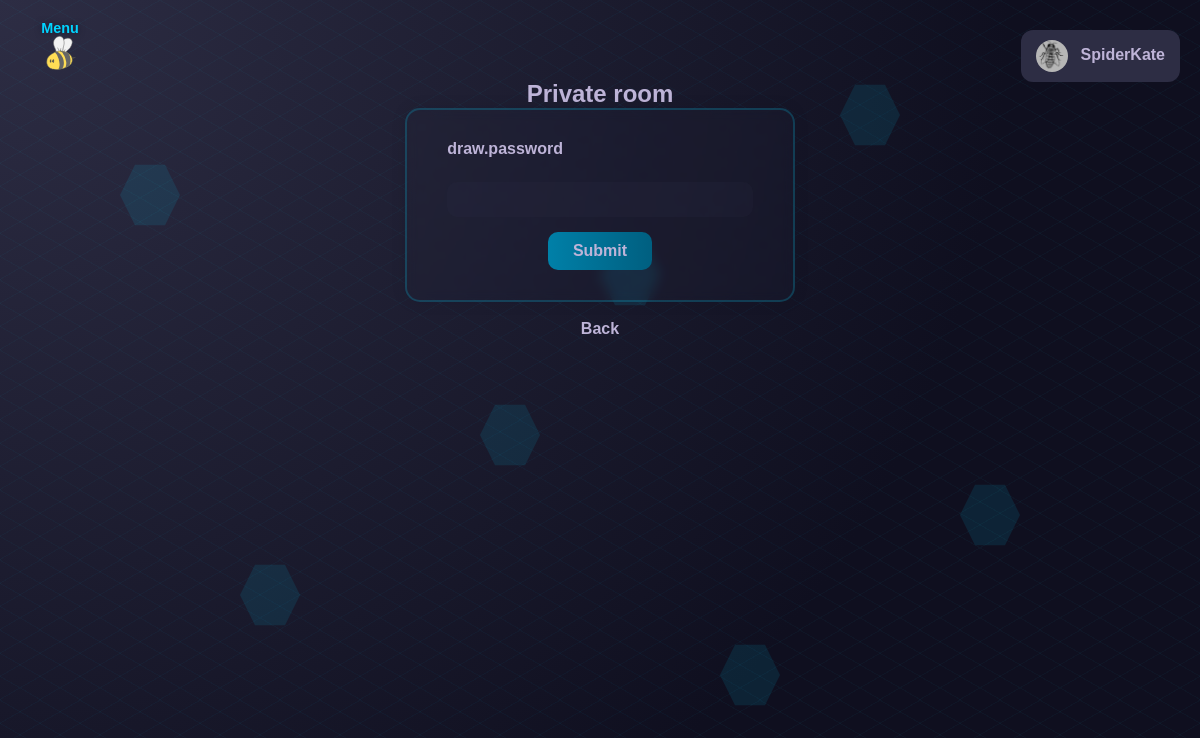
Screenshot of /join/86154e00-768e-4cff-832b-98ee346b3a16 (signed in) with the database file from the repository.
### tables this page shows
CREATE TABLE users (
    id INTEGER PRIMARY KEY AUTOINCREMENT,
    name TEXT,
    surname TEXT,
    username TEXT NOT NULL,
    email TEXT NOT NULL,
    password TEXT NOT NULL,
    dob TEXT NOT NULL,
    bio TEXT,
    avatar_path TEXT,
    social_links TEXT,
    last_login_at TEXT,
    bee_points INTEGER DEFAULT 5000,
    deleted INTEGER DEFAULT 0,
    deleted_at TEXT,
    recovery_username TEXT
);

### app.py (the view, shortened to what this page needs)
@app.route('/join/<room_ID>', methods=['GET','POST'])
@login_required
def join_room_page(room_ID):
    try:
        conn = sqlite3.connect("beevy.db")
        cursor = conn.cursor()
        cursor.execute("SELECT name, password, is_public FROM rooms WHERE room_ID =?",(room_ID,))
        room = cursor.fetchone()
    finally:
        conn.close()
    if not room:
        flash_translated("flash.room_not_found", "error")
        return redirect(url_for("join"))
    room_name, password_hash, room_type = room
    if room_type == 1:
        rooms = session.get('verified_rooms', [])
        rooms.append(room_ID)
        session['verified_rooms'] = rooms
        return redirect(url_for('draw', room_ID=room_ID, page="draw"))
    return render_template('roomPassword.html', room_ID=room_ID)

### app.py (called while the page is built)
def login_required(f):
    @wraps(f)
    def decorated(*args, **kwargs):
        if 'username' not in session:
            flash_translated("flash.login_first", "error")
            return redirect(url_for("login"))
        return f(*args, **kwargs)
    return decorated

@app.before_request
def load_logged_in_user():
    g.avatar_path = None
    g.user_theme = 'bee'
    g.user_language = session.get("user_language", "en")
    g.trans = translations
    username = session.get('username')
    if username:
        conn = sqlite3.connect('beevy.db')
        cursor = conn.cursor()
        cursor.execute("SELECT avatar_path FROM users WHERE username=?", (username,))
        row = cursor.fetchone()
        if row and row[0]:
            g.avatar_path = row[0]
        cursor.execute("SELECT theme FROM preferences WHERE user_id = (SELECT id FROM users WHERE username=?)", (username,))
        pref_row = cursor.fetchone()
        if pref_row and pref_row[0]:
            g.user_theme = pref_row[0]
        conn.close()

@app.context_processor
def inject_t():
    def t(key, **kwargs):
        text = translations.get(key, g.user_language, default=key)
        if kwargs:
            text = text.format(**kwargs)
        return text
    return dict(t=t)

### translations.py (called while the page is built)
    def get(self, key, language='en', default=''):
        if language not in self.strings:
            language = 'en'  # Fallback to English
        keys = key.split('.')
        value = self.strings.get(language, {})
        for k in keys:
            if isinstance(value, dict):
                value = value.get(k)
            else:
                return default
        return value if value else default

### templates/roomPassword.html (shortened to what this page needs)
{% extends "base.html" %}
{% block extra_css %}
<link rel="stylesheet" href="/static/css/register.css">
{% endblock %}
{% block content %}
<h2>{{ t('draw.private_room') }}</h2>
    <form method="POST">
        <label for="password">{{ t('draw.password') }}</label><br>
            <input type="password" name="password" class="input" id="password" required>
        <button type="submit">{{ t('buttons.submit') }}</button>
    </form>
    <br>
    <a href="/join/private" class="link">{{ t('buttons.back') }}</a>
{% endblock %}

### templates/base.html (shortened to what this page needs)
<!DOCTYPE html>
<html lang="en">
<head>
    <link rel="stylesheet" href="/static/css/base.css">
    {% if g.user_theme and g.user_theme != 'bee' %}
        <link rel="stylesheet" href="/static/css/theme-{{ g.user_theme }}.css">
    {% endif %}
    {% block extra_css %}{% endblock %}
</head>
<div class="hex-bg-container">
        <div class="hex-bg" style="--x:10%; --y:20%; --delay:0s;"></div>
        <div class="hex-bg" style="--x:50%; --y:30%; --delay:1s;"></div>
        <div class="hex-bg" style="--x:80%; --y:60%; --delay:2s;"></div>
        <div class="hex-bg" style="--x:20%; --y:70%; --delay:3s;"></div>
        <div class="hex-bg" style="--x:70%; --y:10%; --delay:4s;"></div>
        <div class="hex-bg" style="--x:40%; --y:50%; --delay:5s;"></div>
        <div class="hex-bg" style="--x:60%; --y:80%; --delay:6s;"></div>
    </div>
<body class="{{ page }}">
<img src="/static/images/beee.svg" id="bee-toggle" class="bee-toggle" onclick="toggleSidebar()" alt="bee toggle" title="Menu">
<div class="menu-label">Menu</div>
    {% if session.username %}
<div class="user-menu">
    <div class="user-menu-button" onclick="toggleMenu()">
        {% if g.avatar_path %}
            <div style="position: relative; display: inline-block;">
                <img src="{{ url_for('static', filename=g.avatar_path) }}" class="user-avatar">
                <div style="position: absolute; top:0; left:0; width:100%; height:100%;"></div>
            </div>
        {% else %}
            <div style="position: relative; display: inline-block;">
                <img src="{{ url_for('static', filename='images/default_avatar.png') }}" class="user-avatar">
                <div style="position: absolute; top:0; left:0; width:100%; height:100%;"></div>
            </div>
        {% endif %}
        {{ session.get('username') }}
    </div>
</div>
{% endif %}
<div class="app">
    <main class="content">
        {% block content %}{% endblock %}
    </main>
</div>
</body>
</html>

### static/css/theme-dark.css (style rules this page uses)
:root { --primary-bg: #1a1a2e; --primary-bg-light: #2d2d44; --primary-bg-dark: #0f0f1f; --primary-text: #beb4d8; --text-main: #beb4d8; --text-muted: rgb(190 180 216 / 60%); --accent-color: #00d4ff; --accent-light: #33e0ff; --accent: #00d4ff; --glass-bg: rgb(45 45 68 / 12%); --glass-bg-light: rgb(45 45 68 / 18%); --glass-border: rgb(0 212 255 / 20%); --glass-border-light: rgb(0 212 255 / 30%); --glass-blur: blur(6px); --tool-filter: invert(70%) sepia(100%) saturate(3480%) hue-rotate(245deg) brightness(43%) contrast(50%); --bucket-filter: invert(70%) sepia(100%) saturate(3480%) hue-rotate(235deg) brightness(43%) contrast(50%); --tool-filter-hover: invert(70%) sepia(100%) saturate(7480%) hue-rotate(205deg) brightness(183%) contrast(130%); --bucket-filter-hover: invert(32%) sepia(90%) saturate(2000%) hue-rotate(165deg) brightness(90%) contrast(600%); --span-muted-filter: var(--accent-color); --shadow-accent: 0 0 10px rgb(0 212 255 / 40%); --btn-bg: linear-gradient(90deg, #0080a8, #005f80); --btn-bg-hover: linear-gradient(90deg, #00a0cc, #007aa3); --btn-shadow-hover: 0 0 10px rgb(0 212 255 / 40%); --sidebar-bg: rgb(15 15 31 / 40%); --sidebar-border: rgb(0 212 255 / 15%); --input-bg: rgb(45 45 68 / 20%); --input-bg-focus: rgb(45 45 68 / 30%); --input-border: rgb(0 212 255 / 30%); --input-border-focus: #00d4ff; --input-shadow-focus: 0 0 10px rgb(0 212 255 / 40%); --msg-info-bg: rgb(147 197 253 / 12%); --msg-info-text: #8ccaff; --msg-info-outline: rgb(147 197 253 / 40%); --msg-success-bg: rgb(111 207 151 / 12%); --msg-success-text: #7cd9a3; --msg-success-outline: rgb(111 207 151 / 40%); --msg-error-bg: rgb(248 113 113 / 12%); --msg-error-text: #ff8a8a; --msg-error-outline: rgb(248 113 113 / 40%); --hex-bg: rgb(0 212 255 / 10%); --radius: 18px; --radius-md: 15px; --radius-sm: 12px; --radius-xs: 10px; --transition: 0.3s; }

### static/css/register.css (style rules this page uses)
form { background: var(--glass-bg); border: 2px solid var(--glass-border); border-radius: var(--radius-md); padding: 30px 40px; min-width: 200px; max-width: 600px; box-shadow: 0 0 15px color-mix(in srgb, var(--bg-dark) 10%, transparent); backdrop-filter: var(--glass-blur); position: relative; z-index: 1; }
label { color: var(--text-main); font-weight: bold; display: block; margin-bottom: 6px; text-align: left; }
.input { width: 100%; padding: 10px; border-radius: var(--radius-xs); border: none; background: var(--glass-bg-light); color: var(--text-main); outline: none; margin-bottom: 15px; transition: var(--transition-speed); }

### rows the page displays
users: avatar_path (picture), get "SpiderKate"

### other values shown
{{ t('draw.private_room') }} "Private room"
{{ t('draw.password') }} "draw.password"
{{ t('buttons.submit') }} "Submit"
{{ t('buttons.back') }} "Back"
